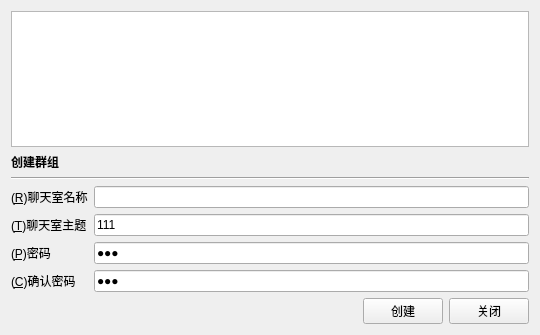
<?xml version="1.0" encoding="UTF-8"?>
<ui version="4.0">
 <class>AddGroup</class>
 <widget class="QWidget" name="AddGroup">
  <property name="geometry">
   <rect>
    <x>0</x>
    <y>0</y>
    <width>540</width>
    <height>335</height>
   </rect>
  </property>
  <property name="sizePolicy">
   <sizepolicy hsizetype="Expanding" vsizetype="Preferred">
    <horstretch>0</horstretch>
    <verstretch>0</verstretch>
   </sizepolicy>
  </property>
  <property name="windowTitle">
   <string>Form</string>
  </property>
  <property name="styleSheet">
   <string notr="true">QLineEdit[echoMode=&quot;2&quot;]
{
lineedit-password-character:42;
}
</string>
  </property>
  <layout class="QVBoxLayout" name="verticalLayout">
   <item>
    <widget class="QTextEdit" name="textEdit">
     <property name="readOnly">
      <bool>false</bool>
     </property>
    </widget>
   </item>
   <item>
    <widget class="QLabel" name="label">
     <property name="sizePolicy">
      <sizepolicy hsizetype="Preferred" vsizetype="Fixed">
       <horstretch>0</horstretch>
       <verstretch>0</verstretch>
      </sizepolicy>
     </property>
     <property name="styleSheet">
      <string notr="true"/>
     </property>
     <property name="text">
      <string>&lt;html&gt;&lt;head/&gt;&lt;body&gt;&lt;p&gt;&lt;span style=&quot; font-weight:600;&quot;&gt;创建群组&lt;/span&gt;&lt;/p&gt;&lt;/body&gt;&lt;/html&gt;</string>
     </property>
    </widget>
   </item>
   <item>
    <widget class="Line" name="line">
     <property name="sizePolicy">
      <sizepolicy hsizetype="Preferred" vsizetype="Fixed">
       <horstretch>0</horstretch>
       <verstretch>0</verstretch>
      </sizepolicy>
     </property>
     <property name="orientation">
      <enum>Qt::Horizontal</enum>
     </property>
    </widget>
   </item>
   <item>
    <layout class="QFormLayout" name="formLayout">
     <property name="horizontalSpacing">
      <number>6</number>
     </property>
     <item row="0" column="0">
      <widget class="QLabel" name="label_2">
       <property name="sizePolicy">
        <sizepolicy hsizetype="Expanding" vsizetype="Preferred">
         <horstretch>0</horstretch>
         <verstretch>0</verstretch>
        </sizepolicy>
       </property>
       <property name="text">
        <string>(&amp;R)聊天室名称</string>
       </property>
       <property name="buddy">
        <cstring>lineEdit</cstring>
       </property>
      </widget>
     </item>
     <item row="0" column="1">
      <widget class="QLineEdit" name="lineEdit">
       <property name="sizePolicy">
        <sizepolicy hsizetype="Preferred" vsizetype="Fixed">
         <horstretch>0</horstretch>
         <verstretch>0</verstretch>
        </sizepolicy>
       </property>
       <property name="text">
        <string/>
       </property>
       <property name="placeholderText">
        <string/>
       </property>
      </widget>
     </item>
     <item row="1" column="1">
      <widget class="QLineEdit" name="lineEdit_2">
       <property name="sizePolicy">
        <sizepolicy hsizetype="Preferred" vsizetype="Fixed">
         <horstretch>0</horstretch>
         <verstretch>0</verstretch>
        </sizepolicy>
       </property>
       <property name="text">
        <string>111</string>
       </property>
      </widget>
     </item>
     <item row="1" column="0">
      <widget class="QLabel" name="label_4">
       <property name="sizePolicy">
        <sizepolicy hsizetype="Expanding" vsizetype="Preferred">
         <horstretch>0</horstretch>
         <verstretch>0</verstretch>
        </sizepolicy>
       </property>
       <property name="text">
        <string>(&amp;T)聊天室主题</string>
       </property>
       <property name="buddy">
        <cstring>lineEdit_2</cstring>
       </property>
      </widget>
     </item>
     <item row="2" column="0">
      <widget class="QLabel" name="label_5">
       <property name="sizePolicy">
        <sizepolicy hsizetype="Expanding" vsizetype="Preferred">
         <horstretch>0</horstretch>
         <verstretch>0</verstretch>
        </sizepolicy>
       </property>
       <property name="text">
        <string>(&amp;P)密码</string>
       </property>
       <property name="buddy">
        <cstring>lineEdit_3</cstring>
       </property>
      </widget>
     </item>
     <item row="2" column="1">
      <widget class="QLineEdit" name="lineEdit_3">
       <property name="sizePolicy">
        <sizepolicy hsizetype="Preferred" vsizetype="Fixed">
         <horstretch>0</horstretch>
         <verstretch>0</verstretch>
        </sizepolicy>
       </property>
       <property name="text">
        <string>111</string>
       </property>
       <property name="echoMode">
        <enum>QLineEdit::Password</enum>
       </property>
      </widget>
     </item>
     <item row="3" column="0">
      <widget class="QLabel" name="label_6">
       <property name="sizePolicy">
        <sizepolicy hsizetype="Expanding" vsizetype="Preferred">
         <horstretch>0</horstretch>
         <verstretch>0</verstretch>
        </sizepolicy>
       </property>
       <property name="text">
        <string>(&amp;C)确认密码</string>
       </property>
       <property name="buddy">
        <cstring>lineEdit_4</cstring>
       </property>
      </widget>
     </item>
     <item row="3" column="1">
      <widget class="QLineEdit" name="lineEdit_4">
       <property name="sizePolicy">
        <sizepolicy hsizetype="Preferred" vsizetype="Fixed">
         <horstretch>0</horstretch>
         <verstretch>0</verstretch>
        </sizepolicy>
       </property>
       <property name="styleSheet">
        <string notr="true">QLineEdit[echoMode=&quot;2&quot;]
{
	lineedit-password-character:42;
}</string>
       </property>
       <property name="text">
        <string>111</string>
       </property>
       <property name="echoMode">
        <enum>QLineEdit::Password</enum>
       </property>
      </widget>
     </item>
    </layout>
   </item>
   <item>
    <layout class="QHBoxLayout" name="horizontalLayout">
     <item>
      <spacer name="horizontalSpacer">
       <property name="orientation">
        <enum>Qt::Horizontal</enum>
       </property>
       <property name="sizeHint" stdset="0">
        <size>
         <width>40</width>
         <height>20</height>
        </size>
       </property>
      </spacer>
     </item>
     <item>
      <widget class="QPushButton" name="pushButton">
       <property name="sizePolicy">
        <sizepolicy hsizetype="Preferred" vsizetype="Fixed">
         <horstretch>0</horstretch>
         <verstretch>0</verstretch>
        </sizepolicy>
       </property>
       <property name="sizeIncrement">
        <size>
         <width>0</width>
         <height>0</height>
        </size>
       </property>
       <property name="text">
        <string>创建</string>
       </property>
      </widget>
     </item>
     <item>
      <widget class="QPushButton" name="pushButton_2">
       <property name="text">
        <string>关闭</string>
       </property>
      </widget>
     </item>
    </layout>
   </item>
   <item>
    <spacer name="verticalSpacer">
     <property name="orientation">
      <enum>Qt::Vertical</enum>
     </property>
     <property name="sizeHint" stdset="0">
      <size>
       <width>20</width>
       <height>40</height>
      </size>
     </property>
    </spacer>
   </item>
  </layout>
 </widget>
 <resources/>
 <connections/>
</ui>
